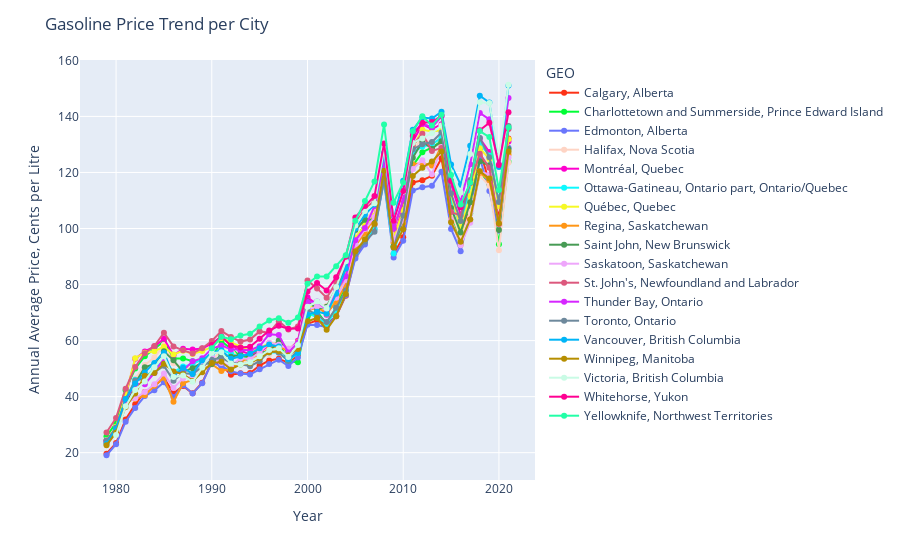

Here is the notebook cell this chart was saved with:
### Code cell
fig = px.line(price_bycity
                   ,x='Year', y = "Value", 
                   color = "GEO", color_discrete_sequence=px.colors.qualitative.Light24)
fig.update_traces(mode='markers+lines')
fig.update_layout(
    title="Gasoline Price Trend per City",
    xaxis_title="Year",
    yaxis_title="Annual Average Price, Cents per Litre")
fig.show()

### Figure 1 — Plotly figure (JSON) as saved in the notebook; plotly's stock layout.template omitted (floating-point values rounded to 4 significant figures)
{"data": [{"hovertemplate": "GEO=Calgary, Alberta<br>Year=%{x}<br>Value=%{y}<extra></extra>", "legendgroup": "Calgary, Alberta", "line": {"color": "#FD3216", "dash": "solid"}, "marker": {"symbol": "circle"}, "mode": "markers+lines", "name": "Calgary, Alberta", "orientation": "v", "showlegend": true, "type": "scatter", "x": [1979, 1980, 1981, 1982, 1983, 1984, 1985, 1986, 1987, 1988, 1989, 1990, 1991, 1992, 1993, 1994, 1995, 1996, 1997, 1998, 1999, 2000, 2001, 2002, 2003, 2004, 2005, 2006, 2007, 2008, 2009, 2010, 2011, 2012, 2013, 2014, 2015, 2016, 2017, 2018, 2019, 2020, 2021], "xaxis": "x", "y": [19.61, 23.42, 31.85, 37.24, 41.66, 43.71, 46.71, 41.22, 43.78, 41.19, 44.98, 52.32, 51.24, 47.79, 48.3, 48.45, 51.08, 52.9, 53.54, 52.03, 54.92, 65.96, 67.26, 65.93, 68.66, 76.03, 90.08, 95.03, 101.4, 118.2, 90.86, 96.91, 116.4, 117.2, 118.8, 125.1, 104.8, 96.62, 108.9, 128.1, 116.3, 104.0, 132.1], "yaxis": "y"}, {"hovertemplate": "GEO=Charlottetown and Summerside, Prince Edward Island<br>Year=%{x}<br>Value=%{y}<extra></extra>", "legendgroup": "Charlottetown and Summerside, Prince Edward Island", "line": {"color": "#00FE35", "dash": "solid"}, "marker": {"symbol": "circle"}, "mode": "markers+lines", "name": "Charlottetown and Summerside, Prince Edward Island", "orientation": "v", "showlegend": true, "type": "scatter", "x": [1979, 1980, 1981, 1982, 1983, 1984, 1985, 1986, 1987, 1988, 1989, 1990, 1991, 1992, 1993, 1994, 1995, 1996, 1997, 1998, 1999, 2000, 2001, 2002, 2003, 2004, 2005, 2006, 2007, 2008, 2009, 2010, 2011, 2012, 2013, 2014, 2015, 2016, 2017, 2018, 2019, 2020, 2021], "xaxis": "x", "y": [25.82, 30.64, 42.28, 50.07, 54.38, 57.18, 59.76, 53.62, 53.65, 52.65, 52.71, 53.86, 59.8, 57.14, 54.43, 53.81, 57.43, 57.82, 59.24, 52.6, 52.27, 68.41, 70.33, 65.95, 71.68, 80.09, 95.4, 101.8, 103.4, 120.1, 93.7, 102.7, 122.5, 127.2, 128.9, 131.3, 105.1, 95.99, 105.3, 120.5, 115.8, 94.42, 123.8], "yaxis": "y"}, {"hovertemplate": "GEO=Edmonton, Alberta<br>Year=%{x}<br>Value=%{y}<extra></extra>", "legendgroup": "Edmonton, Alberta", "line": {"color": "#6A76FC", "dash": "solid"}, "marker": {"symbol": "circle"}, "mode": "markers+lines", "name": "Edmonton, Alberta", "orientation": "v", "showlegend": true, "type": "scatter", "x": [1979, 1980, 1981, 1982, 1983, 1984, 1985, 1986, 1987, 1988, 1989, 1990, 1991, 1992, 1993, 1994, 1995, 1996, 1997, 1998, 1999, 2000, 2001, 2002, 2003, 2004, 2005, 2006, 2007, 2008, 2009, 2010, 2011, 2012, 2013, 2014, 2015, 2016, 2017, 2018, 2019, 2020, 2021], "xaxis": "x", "y": [19.08, 23.02, 31.06, 35.97, 40.2, 42.24, 45.13, 39.88, 44.05, 41.13, 44.75, 52.28, 50.83, 49.07, 48.22, 47.91, 49.76, 51.61, 53.19, 50.93, 54, 65.68, 65.57, 64.76, 68.96, 76.19, 89.28, 94.33, 99.94, 116.9, 89.61, 95.64, 113.5, 114.7, 115.2, 120.3, 99.82, 91.91, 106.2, 125.2, 113.4, 99.21, 128.8], "yaxis": "y"}, {"hovertemplate": "GEO=Halifax, Nova Scotia<br>Year=%{x}<br>Value=%{y}<extra></extra>", "legendgroup": "Halifax, Nova Scotia", "line": {"color": "#FED4C4", "dash": "solid"}, "marker": {"symbol": "circle"}, "mode": "markers+lines", "name": "Halifax, Nova Scotia", "orientation": "v", "showlegend": true, "type": "scatter", "x": [1979, 1980, 1981, 1982, 1983, 1984, 1985, 1986, 1987, 1988, 1989, 1990, 1991, 1992, 1993, 1994, 1995, 1996, 1997, 1998, 1999, 2000, 2001, 2002, 2003, 2004, 2005, 2006, 2007, 2008, 2009, 2010, 2011, 2012, 2013, 2014, 2015, 2016, 2017, 2018, 2019, 2020, 2021], "xaxis": "x", "y": [24.52, 28.86, 37.8, 46.38, 51.28, 53.93, 58.49, 51.92, 50.25, 50.32, 50.92, 52.39, 57.08, 57.42, 52.71, 52.76, 54.3, 55.02, 60.06, 57.21, 59.5, 75.25, 72.94, 72.37, 78.06, 86.41, 98.72, 103.8, 106.1, 121.9, 95.81, 106.6, 127.2, 132.7, 129.7, 132.8, 106.0, 96.61, 106.0, 118.9, 115.2, 92.2, 123.5], "yaxis": "y"}, {"hovertemplate": "GEO=Montréal, Quebec<br>Year=%{x}<br>Value=%{y}<extra></extra>", "legendgroup": "Montréal, Quebec", "line": {"color": "#FE00CE", "dash": "solid"}, "marker": {"symbol": "circle"}, "mode": "markers+lines", "name": "Montréal, Quebec", "orientation": "v", "showlegend": true, "type": "scatter", "x": [1979, 1980, 1981, 1982, 1983, 1984, 1985, 1986, 1987, 1988, 1989, 1990, 1991, 1992, 1993, 1994, 1995, 1996, 1997, 1998, 1999, 2000, 2001, 2002, 2003, 2004, 2005, 2006, 2007, 2008, 2009, 2010, 2011, 2012, 2013, 2014, 2015, 2016, 2017, 2018, 2019, 2020, 2021], "xaxis": "x", "y": [23.86, 28.98, 40.2, 53.48, 56.13, 57.88, 60.68, 54.76, 57.08, 56.83, 57.17, 58.87, 61.48, 58.35, 56.36, 55.1, 55.83, 58.26, 59.23, 56.23, 59.97, 75.46, 72.77, 69.23, 74.95, 83.26, 95.89, 100.4, 103.8, 124.8, 97.25, 107.6, 130.9, 137.2, 135.5, 137.2, 115.9, 104.8, 115.3, 132.2, 127.3, 108.3, 131.0], "yaxis": "y"}, {"hovertemplate": "GEO=Ottawa-Gatineau, Ontario part, Ontario/Quebec<br>Year=%{x}<br>Value=%{y}<extra></extra>", "legendgroup": "Ottawa-Gatineau, Ontario part, Ontario/Quebec", "line": {"color": "#0DF9FF", "dash": "solid"}, "marker": {"symbol": "circle"}, "mode": "markers+lines", "name": "Ottawa-Gatineau, Ontario part, Ontario/Quebec", "orientation": "v", "showlegend": true, "type": "scatter", "x": [1979, 1980, 1981, 1982, 1983, 1984, 1985, 1986, 1987, 1988, 1989, 1990, 1991, 1992, 1993, 1994, 1995, 1996, 1997, 1998, 1999, 2000, 2001, 2002, 2003, 2004, 2005, 2006, 2007, 2008, 2009, 2010, 2011, 2012, 2013, 2014, 2015, 2016, 2017, 2018, 2019, 2020, 2021], "xaxis": "x", "y": [23.95, 28.83, 38.71, 46.05, 46.69, 49.93, 53.38, 48.84, 50.72, 51.6, 53.24, 54.94, 56.76, 55.37, 53.96, 52.76, 53.56, 55.77, 55.87, 52.7, 55.56, 69.79, 68.31, 65.96, 70.74, 77.93, 91.13, 95.47, 99.75, 117.5, 91.11, 103.6, 127.2, 129.2, 130.1, 132.4, 110.1, 100.8, 114.9, 130.3, 126.1, 109.6, 135.8], "yaxis": "y"}, {"hovertemplate": "GEO=Québec, Quebec<br>Year=%{x}<br>Value=%{y}<extra></extra>", "legendgroup": "Québec, Quebec", "line": {"color": "#F6F926", "dash": "solid"}, "marker": {"symbol": "circle"}, "mode": "markers+lines", "name": "Québec, Quebec", "orientation": "v", "showlegend": true, "type": "scatter", "x": [1979, 1980, 1981, 1982, 1983, 1984, 1985, 1986, 1987, 1988, 1989, 1990, 1991, 1992, 1993, 1994, 1995, 1996, 1997, 1998, 1999, 2000, 2001, 2002, 2003, 2004, 2005, 2006, 2007, 2008, 2009, 2010, 2011, 2012, 2013, 2014, 2015, 2016, 2017, 2018, 2019, 2020, 2021], "xaxis": "x", "y": [24.09, 29.27, 40.46, 53.73, 55.69, 56.2, 57.82, 55.01, 56.41, 55.23, 56.26, 57.75, 60.95, 59.43, 57.64, 56.33, 57.2, 59.12, 58.82, 55.7, 59.44, 71.89, 72.58, 69.54, 75.42, 83.78, 96.66, 101.1, 104.6, 124.5, 96.72, 106.6, 129, 135.2, 134.7, 135.0, 112.1, 100.2, 111.6, 128.6, 124.8, 107.9, 131.9], "yaxis": "y"}, {"hovertemplate": "GEO=Regina, Saskatchewan<br>Year=%{x}<br>Value=%{y}<extra></extra>", "legendgroup": "Regina, Saskatchewan", "line": {"color": "#FF9616", "dash": "solid"}, "marker": {"symbol": "circle"}, "mode": "markers+lines", "name": "Regina, Saskatchewan", "orientation": "v", "showlegend": true, "type": "scatter", "x": [1979, 1980, 1981, 1982, 1983, 1984, 1985, 1986, 1987, 1988, 1989, 1990, 1991, 1992, 1993, 1994, 1995, 1996, 1997, 1998, 1999, 2000, 2001, 2002, 2003, 2004, 2005, 2006, 2007, 2008, 2009, 2010, 2011, 2012, 2013, 2014, 2015, 2016, 2017, 2018, 2019, 2020, 2021], "xaxis": "x", "y": [23.47, 27.88, 38.04, 39.2, 40.48, 43.85, 46.72, 38.2, 44.78, 46.02, 49.5, 51.56, 49.13, 49.9, 52.6, 53.73, 54.95, 57.05, 58, 56.1, 59.16, 70.68, 71.83, 69.75, 73.8, 80.01, 93.92, 98.39, 103.9, 121.9, 94.91, 102.0, 123.0, 123.3, 122.5, 129.4, 103.2, 94.21, 103.1, 119.9, 117.2, 101.8, 126.4], "yaxis": "y"}, {"hovertemplate": "GEO=Saint John, New Brunswick<br>Year=%{x}<br>Value=%{y}<extra></extra>", "legendgroup": "Saint John, New Brunswick", "line": {"color": "#479B55", "dash": "solid"}, "marker": {"symbol": "circle"}, "mode": "markers+lines", "name": "Saint John, New Brunswick", "orientation": "v", "showlegend": true, "type": "scatter", "x": [1979, 1980, 1981, 1982, 1983, 1984, 1985, 1986, 1987, 1988, 1989, 1990, 1991, 1992, 1993, 1994, 1995, 1996, 1997, 1998, 1999, 2000, 2001, 2002, 2003, 2004, 2005, 2006, 2007, 2008, 2009, 2010, 2011, 2012, 2013, 2014, 2015, 2016, 2017, 2018, 2019, 2020, 2021], "xaxis": "x", "y": [24.38, 27.98, 37.46, 44.75, 50.5, 51.68, 56.15, 52.95, 48.83, 50.17, 52.18, 51.62, 54.97, 54.27, 54.97, 54.22, 55.78, 56, 60.02, 56.57, 59.02, 73.93, 71.33, 72.07, 78.73, 86.62, 99.44, 103.2, 103.1, 120.2, 93.66, 103.1, 125.2, 131.1, 128.5, 131.1, 107.3, 98.6, 109.4, 124.0, 122.6, 99.44, 128.3], "yaxis": "y"}, {"hovertemplate": "GEO=Saskatoon, Saskatchewan<br>Year=%{x}<br>Value=%{y}<extra></extra>", "legendgroup": "Saskatoon, Saskatchewan", "line": {"color": "#EEA6FB", "dash": "solid"}, "marker": {"symbol": "circle"}, "mode": "markers+lines", "name": "Saskatoon, Saskatchewan", "orientation": "v", "showlegend": true, "type": "scatter", "x": [1979, 1980, 1981, 1982, 1983, 1984, 1985, 1986, 1987, 1988, 1989, 1990, 1991, 1992, 1993, 1994, 1995, 1996, 1997, 1998, 1999, 2000, 2001, 2002, 2003, 2004, 2005, 2006, 2007, 2008, 2009, 2010, 2011, 2012, 2013, 2014, 2015, 2016, 2017, 2018, 2019, 2020, 2021], "xaxis": "x", "y": [23.92, 28.23, 37.62, 39.38, 41.65, 44.38, 48.22, 43.09, 46.51, 47.19, 51.95, 54.45, 52, 50.81, 53.68, 53.41, 55.8, 59.24, 58.52, 57.07, 59.07, 70.91, 72.25, 71.59, 75.28, 81.6, 94.41, 99.78, 104.1, 120.8, 95.95, 103.0, 121.2, 124.3, 119.4, 129.1, 103.1, 94.02, 102.1, 120.3, 119.2, 101.5, 125.4], "yaxis": "y"}, {"hovertemplate": "GEO=St. John's, Newfoundland and Labrador<br>Year=%{x}<br>Value=%{y}<extra></extra>", "legendgroup": "St. John's, Newfoundland and Labrador", "line": {"color": "#DC587D", "dash": "solid"}, "marker": {"symbol": "circle"}, "mode": "markers+lines", "name": "St. John's, Newfoundland and Labrador", "orientation": "v", "showlegend": true, "type": "scatter", "x": [1979, 1980, 1981, 1982, 1983, 1984, 1985, 1986, 1987, 1988, 1989, 1990, 1991, 1992, 1993, 1994, 1995, 1996, 1997, 1998, 1999, 2000, 2001, 2002, 2003, 2004, 2005, 2006, 2007, 2008, 2009, 2010, 2011, 2012, 2013, 2014, 2015, 2016, 2017, 2018, 2019, 2020, 2021], "xaxis": "x", "y": [27.22, 32.4, 42.82, 50.58, 55.48, 58.07, 62.84, 57.92, 56.52, 55.42, 57.28, 59.87, 63.39, 61.3, 59.64, 60.38, 63.28, 62.76, 66.9, 63.96, 65.03, 81.46, 78.62, 75.28, 80.7, 89.28, 101.8, 107.0, 110.0, 126.5, 99.98, 109.9, 129.7, 133.8, 127.7, 128.7, 105.8, 104.7, 116.4, 126.7, 121.7, 101.6, 135.5], "yaxis": "y"}, {"hovertemplate": "GEO=Thunder Bay, Ontario<br>Year=%{x}<br>Value=%{y}<extra></extra>", "legendgroup": "Thunder Bay, Ontario", "line": {"color": "#D626FF", "dash": "solid"}, "marker": {"symbol": "circle"}, "mode": "markers+lines", "name": "Thunder Bay, Ontario", "orientation": "v", "showlegend": true, "type": "scatter", "x": [1979, 1980, 1981, 1982, 1983, 1984, 1985, 1986, 1987, 1988, 1989, 1990, 1991, 1992, 1993, 1994, 1995, 1996, 1997, 1998, 1999, 2000, 2001, 2002, 2003, 2004, 2005, 2006, 2007, 2008, 2009, 2010, 2011, 2012, 2013, 2014, 2015, 2016, 2017, 2018, 2019, 2020, 2021], "xaxis": "x", "y": [24.15, 28.64, 38.63, 44.5, 44.43, 48.46, 53.67, 48.11, 49.35, 52.62, 53.72, 57.05, 58.29, 56.86, 56.75, 56.56, 57.99, 62.3, 61.97, 55.72, 59.23, 73.73, 73.95, 71.04, 77.6, 83, 95.81, 100.2, 108, 123.6, 99.95, 110.5, 134.1, 137.5, 136.0, 140.0, 117.1, 109.6, 122.9, 141.2, 138.9, 122.8, 146.5], "yaxis": "y"}, {"hovertemplate": "GEO=Toronto, Ontario<br>Year=%{x}<br>Value=%{y}<extra></extra>", "legendgroup": "Toronto, Ontario", "line": {"color": "#6E899C", "dash": "solid"}, "marker": {"symbol": "circle"}, "mode": "markers+lines", "name": "Toronto, Ontario", "orientation": "v", "showlegend": true, "type": "scatter", "x": [1979, 1980, 1981, 1982, 1983, 1984, 1985, 1986, 1987, 1988, 1989, 1990, 1991, 1992, 1993, 1994, 1995, 1996, 1997, 1998, 1999, 2000, 2001, 2002, 2003, 2004, 2005, 2006, 2007, 2008, 2009, 2010, 2011, 2012, 2013, 2014, 2015, 2016, 2017, 2018, 2019, 2020, 2021], "xaxis": "x", "y": [24.18, 29, 39.1, 45.76, 46.43, 48.64, 50.98, 45.7, 48.38, 48.08, 50.57, 53.16, 53.83, 52.12, 51.62, 50.87, 52.65, 56.24, 55.65, 52.74, 56.63, 70.96, 69.29, 66.64, 71.73, 77.83, 90.99, 95.35, 98.86, 117.5, 93.12, 104.6, 128.3, 130.1, 130.8, 134.3, 112.5, 102.7, 117.3, 132.3, 125.4, 109.5, 136.6], "yaxis": "y"}, {"hovertemplate": "GEO=Vancouver, British Columbia<br>Year=%{x}<br>Value=%{y}<extra></extra>", "legendgroup": "Vancouver, British Columbia", "line": {"color": "#00B5F7", "dash": "solid"}, "marker": {"symbol": "circle"}, "mode": "markers+lines", "name": "Vancouver, British Columbia", "orientation": "v", "showlegend": true, "type": "scatter", "x": [1979, 1980, 1981, 1982, 1983, 1984, 1985, 1986, 1987, 1988, 1989, 1990, 1991, 1992, 1993, 1994, 1995, 1996, 1997, 1998, 1999, 2000, 2001, 2002, 2003, 2004, 2005, 2006, 2007, 2008, 2009, 2010, 2011, 2012, 2013, 2014, 2015, 2016, 2017, 2018, 2019, 2020, 2021], "xaxis": "x", "y": [23.21, 28.42, 39.16, 44.66, 48.64, 51.98, 55.69, 47.32, 50.32, 48.11, 52.91, 55.7, 56.55, 53.49, 54.43, 55.29, 57.27, 58.63, 57.88, 53.35, 55.58, 69.32, 70.29, 69.57, 76.67, 85.76, 99.98, 104.9, 108.5, 127.1, 103.2, 117.0, 135.2, 139.6, 139.3, 141.7, 122.9, 115.6, 129.5, 147.4, 145.0, 121.9, 151.0], "yaxis": "y"}, {"hovertemplate": "GEO=Winnipeg, Manitoba<br>Year=%{x}<br>Value=%{y}<extra></extra>", "legendgroup": "Winnipeg, Manitoba", "line": {"color": "#B68E00", "dash": "solid"}, "marker": {"symbol": "circle"}, "mode": "markers+lines", "name": "Winnipeg, Manitoba", "orientation": "v", "showlegend": true, "type": "scatter", "x": [1979, 1980, 1981, 1982, 1983, 1984, 1985, 1986, 1987, 1988, 1989, 1990, 1991, 1992, 1993, 1994, 1995, 1996, 1997, 1998, 1999, 2000, 2001, 2002, 2003, 2004, 2005, 2006, 2007, 2008, 2009, 2010, 2011, 2012, 2013, 2014, 2015, 2016, 2017, 2018, 2019, 2020, 2021], "xaxis": "x", "y": [22.62, 27.22, 36.32, 41.12, 47.47, 48.47, 51.77, 48.99, 47.99, 45.61, 48.69, 51.96, 52.47, 49.72, 51.5, 52.01, 53.78, 55.87, 56.27, 54.78, 57.02, 66.92, 68.06, 63.87, 68.7, 76.64, 91.88, 96.13, 101.7, 120.7, 93.28, 99.77, 118.7, 121.7, 123.9, 127.5, 102.2, 95.25, 103.2, 120.4, 117.8, 101.8, 127.5], "yaxis": "y"}, {"hovertemplate": "GEO=Victoria, British Columbia<br>Year=%{x}<br>Value=%{y}<extra></extra>", "legendgroup": "Victoria, British Columbia", "line": {"color": "#C9FBE5", "dash": "solid"}, "marker": {"symbol": "circle"}, "mode": "markers+lines", "name": "Victoria, British Columbia", "orientation": "v", "showlegend": true, "type": "scatter", "x": [1980, 1981, 1982, 1983, 1984, 1985, 1986, 1987, 1988, 1989, 1990, 1991, 1992, 1993, 1994, 1995, 1996, 1997, 1998, 1999, 2000, 2001, 2002, 2003, 2004, 2005, 2006, 2007, 2008, 2009, 2010, 2011, 2012, 2013, 2014, 2015, 2016, 2017, 2018, 2019, 2020, 2021], "xaxis": "x", "y": [26.32, 36.54, 42.37, 45.37, 50.48, 54.38, 46.97, 47.52, 45.28, 50.39, 55.54, 55.84, 51.79, 51.45, 52.24, 54.37, 56.67, 57.25, 54.11, 58.4, 72.07, 73.94, 71.49, 79.09, 88.28, 101.1, 106.2, 109.0, 128.4, 102.9, 113.2, 130.5, 132.1, 134.0, 136.8, 120.1, 112.8, 126.6, 145.1, 144.8, 125.6, 151.3], "yaxis": "y"}, {"hovertemplate": "GEO=Whitehorse, Yukon<br>Year=%{x}<br>Value=%{y}<extra></extra>", "legendgroup": "Whitehorse, Yukon", "line": {"color": "#FF0092", "dash": "solid"}, "marker": {"symbol": "circle"}, "mode": "markers+lines", "name": "Whitehorse, Yukon", "orientation": "v", "showlegend": true, "type": "scatter", "x": [1990, 1991, 1992, 1993, 1994, 1995, 1996, 1997, 1998, 1999, 2000, 2001, 2002, 2003, 2004, 2005, 2006, 2007, 2008, 2009, 2010, 2011, 2012, 2013, 2014, 2015, 2016, 2017, 2018, 2019, 2020, 2021], "xaxis": "x", "y": [58.42, 61.48, 58.29, 57.5, 57.81, 60.66, 63.6, 65.26, 64.23, 64.33, 77.48, 80.54, 77.9, 82.58, 89.93, 103.9, 108.0, 111.6, 130.4, 102.8, 113.4, 133.0, 137.7, 138.0, 140.3, 117.0, 107.5, 116.2, 135.0, 137.7, 122.6, 141.5], "yaxis": "y"}, {"hovertemplate": "GEO=Yellowknife, Northwest Territories<br>Year=%{x}<br>Value=%{y}<extra></extra>", "legendgroup": "Yellowknife, Northwest Territories", "line": {"color": "#22FFA7", "dash": "solid"}, "marker": {"symbol": "circle"}, "mode": "markers+lines", "name": "Yellowknife, Northwest Territories", "orientation": "v", "showlegend": true, "type": "scatter", "x": [1990, 1991, 1992, 1993, 1994, 1995, 1996, 1997, 1998, 1999, 2000, 2001, 2002, 2003, 2004, 2005, 2006, 2007, 2008, 2009, 2010, 2011, 2012, 2013, 2014, 2015, 2016, 2017, 2018, 2019, 2020, 2021], "xaxis": "x", "y": [57.3, 61.37, 60.49, 61.83, 62.41, 65.06, 67.15, 68, 66.34, 68.24, 80.27, 82.91, 82.9, 86.57, 90.45, 102.8, 109.8, 116.8, 137.1, 109.2, 116.4, 134.7, 140.1, 136.8, 140.6, 119.1, 108.5, 116.3, 134.8, 132.6, 113.8, 136.1], "yaxis": "y"}], "layout": {"autosize": true, "legend": {"title": {"text": "GEO"}, "tracegroupgap": 0}, "margin": {"t": 60}, "title": {"text": "Gasoline Price Trend per City"}, "xaxis": {"anchor": "y", "autorange": true, "domain": [0, 1], "range": [1976.0, 2024.0], "title": {"text": "Year"}, "type": "linear"}, "yaxis": {"anchor": "x", "autorange": true, "domain": [0, 1], "range": [9.705, 160.7], "title": {"text": "Annual Average Price, Cents per Litre"}, "type": "linear"}}}
